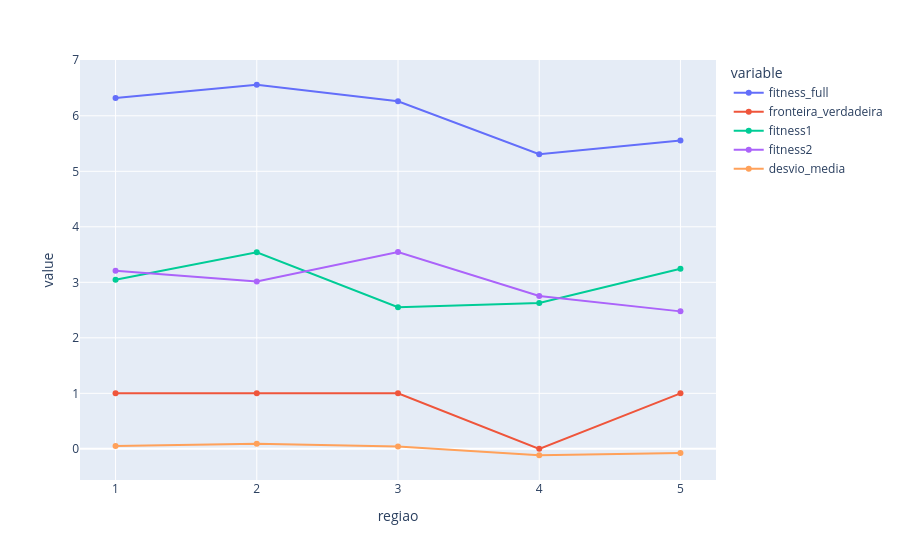
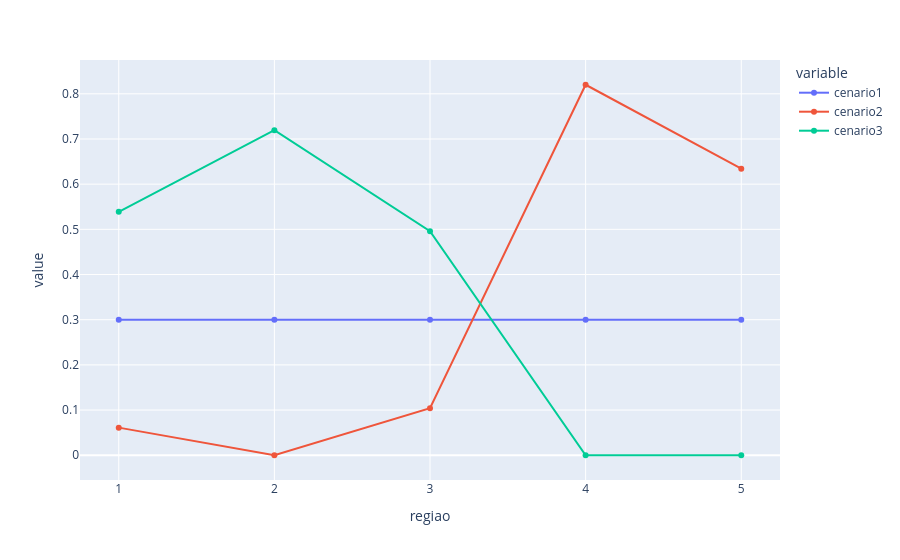
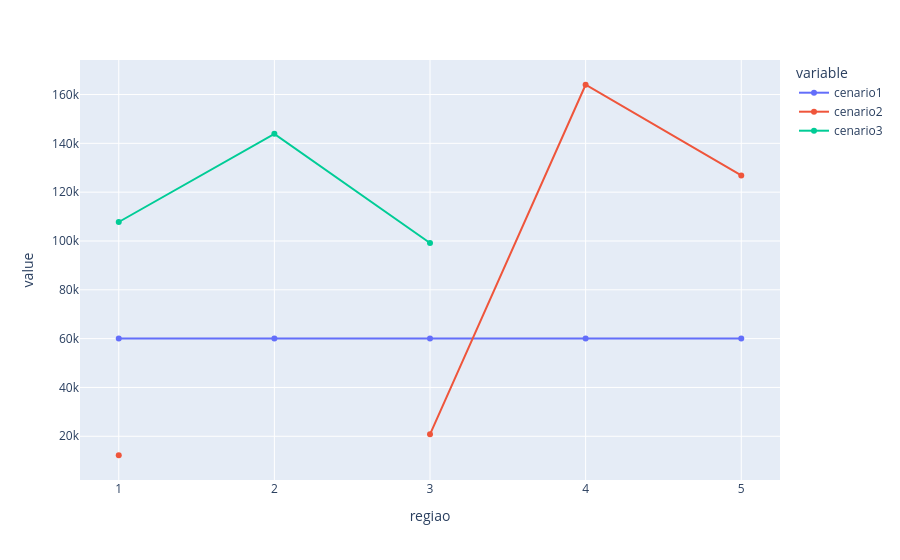

Notebook cell for these charts, in order:
### Code cell
print(df.shape)
print(df_cenario1.shape)
print(df_cenario2.shape)
print(df_cenario3.shape)

ams1 = df_cenario1.groupby('regiao').size().reset_index(name = 'cenario1')
ams2 = df_cenario2.groupby('regiao').size().reset_index(name = 'cenario2')
ams3 = df_cenario3.groupby('regiao').size().reset_index(name = 'cenario3')

teste = (ams1.merge(ams2, on='regiao', how='outer').
              merge(ams3, on='regiao', how='outer')
        )

display(px.line(df_amostragem, x='regiao', y=['fitness_full', 'fronteira_verdadeira', 'fitness1', 'fitness2','desvio_media'], markers=True))
display(px.line(df_amostragem, x='regiao', y=['cenario1', 'cenario2', 'cenario3'], markers=True))
display(px.line(teste,         x='regiao', y=['cenario1', 'cenario2', 'cenario3'], markers=True))

### Figure 1 — Plotly figure (JSON) as saved in the notebook; plotly's stock layout.template omitted (floating-point values rounded to 4 significant figures)
{"data": [{"hovertemplate": "variable=fitness_full<br>regiao=%{x}<br>value=%{y}<extra></extra>", "legendgroup": "fitness_full", "line": {"color": "#636efa", "dash": "solid"}, "marker": {"symbol": "circle"}, "mode": "lines+markers", "name": "fitness_full", "orientation": "v", "showlegend": true, "type": "scatter", "x": ["1", "2", "3", "4", "5"], "xaxis": "x", "y": [6.319, 6.559, 6.261, 5.307, 5.554], "yaxis": "y"}, {"hovertemplate": "variable=fronteira_verdadeira<br>regiao=%{x}<br>value=%{y}<extra></extra>", "legendgroup": "fronteira_verdadeira", "line": {"color": "#EF553B", "dash": "solid"}, "marker": {"symbol": "circle"}, "mode": "lines+markers", "name": "fronteira_verdadeira", "orientation": "v", "showlegend": true, "type": "scatter", "x": ["1", "2", "3", "4", "5"], "xaxis": "x", "y": [1, 1, 1, 0, 1], "yaxis": "y"}, {"hovertemplate": "variable=fitness1<br>regiao=%{x}<br>value=%{y}<extra></extra>", "legendgroup": "fitness1", "line": {"color": "#00cc96", "dash": "solid"}, "marker": {"symbol": "circle"}, "mode": "lines+markers", "name": "fitness1", "orientation": "v", "showlegend": true, "type": "scatter", "x": ["1", "2", "3", "4", "5"], "xaxis": "x", "y": [3.047, 3.54, 2.553, 2.628, 3.245], "yaxis": "y"}, {"hovertemplate": "variable=fitness2<br>regiao=%{x}<br>value=%{y}<extra></extra>", "legendgroup": "fitness2", "line": {"color": "#ab63fa", "dash": "solid"}, "marker": {"symbol": "circle"}, "mode": "lines+markers", "name": "fitness2", "orientation": "v", "showlegend": true, "type": "scatter", "x": ["1", "2", "3", "4", "5"], "xaxis": "x", "y": [3.209, 3.015, 3.546, 2.753, 2.477], "yaxis": "y"}, {"hovertemplate": "variable=desvio_media<br>regiao=%{x}<br>value=%{y}<extra></extra>", "legendgroup": "desvio_media", "line": {"color": "#FFA15A", "dash": "solid"}, "marker": {"symbol": "circle"}, "mode": "lines+markers", "name": "desvio_media", "orientation": "v", "showlegend": true, "type": "scatter", "x": ["1", "2", "3", "4", "5"], "xaxis": "x", "y": [0.05308, 0.09323, 0.04355, -0.1156, -0.0743], "yaxis": "y"}], "layout": {"legend": {"title": {"text": "variable"}, "tracegroupgap": 0}, "margin": {"t": 60}, "xaxis": {"anchor": "y", "domain": [0, 1], "title": {"text": "regiao"}}, "yaxis": {"anchor": "x", "domain": [0, 1], "title": {"text": "value"}}}}

### Figure 2 — Plotly figure (JSON) as saved in the notebook; plotly's stock layout.template omitted (floating-point values rounded to 4 significant figures)
{"data": [{"hovertemplate": "variable=cenario1<br>regiao=%{x}<br>value=%{y}<extra></extra>", "legendgroup": "cenario1", "line": {"color": "#636efa", "dash": "solid"}, "marker": {"symbol": "circle"}, "mode": "lines+markers", "name": "cenario1", "orientation": "v", "showlegend": true, "type": "scatter", "x": ["1", "2", "3", "4", "5"], "xaxis": "x", "y": [0.3, 0.3, 0.3, 0.3, 0.3], "yaxis": "y"}, {"hovertemplate": "variable=cenario2<br>regiao=%{x}<br>value=%{y}<extra></extra>", "legendgroup": "cenario2", "line": {"color": "#EF553B", "dash": "solid"}, "marker": {"symbol": "circle"}, "mode": "lines+markers", "name": "cenario2", "orientation": "v", "showlegend": true, "type": "scatter", "x": ["1", "2", "3", "4", "5"], "xaxis": "x", "y": [0.06112, 0, 0.104, 0.82, 0.6343], "yaxis": "y"}, {"hovertemplate": "variable=cenario3<br>regiao=%{x}<br>value=%{y}<extra></extra>", "legendgroup": "cenario3", "line": {"color": "#00cc96", "dash": "solid"}, "marker": {"symbol": "circle"}, "mode": "lines+markers", "name": "cenario3", "orientation": "v", "showlegend": true, "type": "scatter", "x": ["1", "2", "3", "4", "5"], "xaxis": "x", "y": [0.5389, 0.7195, 0.496, 0, 0], "yaxis": "y"}], "layout": {"legend": {"title": {"text": "variable"}, "tracegroupgap": 0}, "margin": {"t": 60}, "xaxis": {"anchor": "y", "domain": [0, 1], "title": {"text": "regiao"}}, "yaxis": {"anchor": "x", "domain": [0, 1], "title": {"text": "value"}}}}

### Figure 3 — Plotly figure (JSON) as saved in the notebook; plotly's stock layout.template omitted (floating-point values rounded to 4 significant figures)
{"data": [{"hovertemplate": "variable=cenario1<br>regiao=%{x}<br>value=%{y}<extra></extra>", "legendgroup": "cenario1", "line": {"color": "#636efa", "dash": "solid"}, "marker": {"symbol": "circle"}, "mode": "lines+markers", "name": "cenario1", "orientation": "v", "showlegend": true, "type": "scatter", "x": ["1", "2", "3", "4", "5"], "xaxis": "x", "y": [60000, 60000, 60000, 60000, 60000], "yaxis": "y"}, {"hovertemplate": "variable=cenario2<br>regiao=%{x}<br>value=%{y}<extra></extra>", "legendgroup": "cenario2", "line": {"color": "#EF553B", "dash": "solid"}, "marker": {"symbol": "circle"}, "mode": "lines+markers", "name": "cenario2", "orientation": "v", "showlegend": true, "type": "scatter", "x": ["1", "2", "3", "4", "5"], "xaxis": "x", "y": [12223, null, 20808, 164001, 126869], "yaxis": "y"}, {"hovertemplate": "variable=cenario3<br>regiao=%{x}<br>value=%{y}<extra></extra>", "legendgroup": "cenario3", "line": {"color": "#00cc96", "dash": "solid"}, "marker": {"symbol": "circle"}, "mode": "lines+markers", "name": "cenario3", "orientation": "v", "showlegend": true, "type": "scatter", "x": ["1", "2", "3", "4", "5"], "xaxis": "x", "y": [107776, 143902, 99191, null, null], "yaxis": "y"}], "layout": {"legend": {"title": {"text": "variable"}, "tracegroupgap": 0}, "margin": {"t": 60}, "xaxis": {"anchor": "y", "domain": [0, 1], "title": {"text": "regiao"}}, "yaxis": {"anchor": "x", "domain": [0, 1], "title": {"text": "value"}}}}
